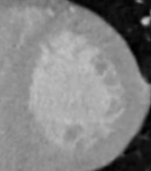
#> input picture imagenes/corazon.png, 151 x 171 px
$ jupyter execute 'Tarea 3 - Histogramas.ipynb'
#> lines starting #> are read from the running program, lines starting #| are printed output that depends on the picture; after the words box and inside, x2 and y2 are one past the last pixel; in counts of white or black regions, pixels touching at a corner belong together; long printed decimals are rounded
# Histograma para generar Vectores de Características
En esta práctica de una imagen obtenemos un parche del cual obtenemos un histograma con las caracteristicas que buscamos y por medio de distancia chi cuadrada comparamos con varios parches de la imagen para encontrar en donde se busca y extraerlos.

[cell 1]
import cv2
import numpy as np
from matplotlib import pyplot as plt
import skimage

from scipy.stats import entropy
from scipy.spatial.distance import cdist
from scipy.stats import moment, variation

import pandas as pd

[cell 2]
def chisquare2(observed_values,expected_values):
    '''
    Calcula la distancia Chi entre dos histogramas aún si tiene valores de 0 en el valor esperado.

    Args
    ------
    observed_values -- OpenCV Histogram Observado
    expected_values -- OpenCV Histogram Objetivo

    Return
    ------
    test_statistic -- Suma de todas las distancias Chi
    chi_value -- Arreglo con valor Chi del histograma observado con cada bin [0:255].
    '''
    test_statistic=0
    chi_value = []

    # Hace un ciclo en cada bin del histograma
    for i in range(len(observed_values)):
        try:
            chi_value.append((float(observed_values[i])-float(expected_values[i]))**2/float(expected_values[i]))
            test_statistic+= chi_value[i]
        except ZeroDivisionError:
            # Si ecnuetra un cero le asigna el valor 255
            chi_value.append(255)
    return test_statistic, np.array(chi_value)

def chiImg(patch, chi_values):
    '''
    Reconstruye la imagen con la distancia Chi del parche revisando el valor del pixel y asigna el valor de la distancia
    Chi atribuido a ese valor de pixel

    Args
    ----
    patch -- Corte de una imagen usando OpenCV
    chi_values -- Valores de la distancia Chi

    Return
    ------
    img_res -- Imagen resultado.
    '''
    img_res = np.empty(patch.shape)

    # De cada parche pasa por todos los pixeles de una de las matrices de colores (aunque solo hay escalas de grises).
    # Toma todos los valores en x de la imagen con .shape[0]
    for i in range(patch.shape[0]):
        # Toma todos los valores en y de la imagen con .shape[1]
        for j in range(patch.shape[1]):
            # Obtenemos el valor del pixel [0-255]
            pixel_value = patch[i][j][1]
            # Obtenemos el valor de Chi asociado al valor del pixel
            img_res[i][j] = chi_values[pixel_value]
    return img_res

def obtainArrayValues(parche):
    '''
    Convierte un parche de OpenCV en un arreglo unidimensional

    Args
    ----
    parche -- Parche de imagen cargada usando openCV

    Return
    ------
    res -- arreglo de pixeles unidimensionales
    '''
    res = []
    for i in range(len(np.array(parche))):
        for j in range(len(np.array(parche)[i])):
            res.append(np.array(parche)[i][j][1])
    return res

def vector_caract(parche):
    '''
    Obtiene el vector caracteristico del parche. Los valores que incluye son: media, varianza, momentos[1-4] y entropia.

    Args
    -----
    parche -- Corte de una imagen usando OpenCV (np.array)

    Return
    -----
    vector -- Vector con las caracteristicas.
    '''
    vector = []

    freq, bins = np.histogram(parche,256,[0,256])
    bins = bins.tolist()
    freq = freq.tolist()
    freq.append(0)

    df = pd.DataFrame(data=freq, index=bins)

    vector.append(df.mean()[0])
    vector.append(df.var()[0])
    vector.append(moment(obtainArrayValues(parche), moment=1))
    vector.append(moment(obtainArrayValues(parche), moment=2))
    vector.append(moment(obtainArrayValues(parche), moment=3))
    vector.append(moment(obtainArrayValues(parche), moment=4))
    vector.append(entropy(obtainArrayValues(parche)))

    return vector

[cell 3]
import scipy.io

# Cargamos el .mat a Python pasandolo por un diccionario.
mat = scipy.io.loadmat('./imagenes/corazon.mat')
#> (reads imagenes/corazon.mat from the repository)
img = mat['ImgPatch']

# Normalizamos la imagen
img_norm = img / np.linalg.norm(img)

# La otra forma es cargar la imagen directamente (recomendable)
img = cv2.imread('./imagenes/corazon.png', 1)
#> img is the input picture: shape (171, 151, 3); min 0, max 195, mean 132.2

[cell 4]
#img = cv2.cvtColor(img, cv2.COLOR_BGR2GRAY)
plt.imshow(img)
plt.show()

[cell 5]
def preproces(img):
    '''
    Hace un preprocesamiento de la imagen aplicando unsharp mask y después
    la equaliza. Esto para poder tener más definidas las regiones.

    Args
    ------
    img -- Imagen cargada con OpenCV

    Return
    ------
    equ -- imagen ecualizada
    res -- comparativo entre imagen ecualizada y original

    '''
    # Aplicamos unsharp mask
    gaussian_3 = cv2.GaussianBlur(img, (9,9), 10.0)
    img = cv2.addWeighted(img, 1.5, gaussian_3, -0.5, 0, img)

    img = cv2.cvtColor(img, cv2.COLOR_BGR2GRAY)
#> img: shape (171, 151)
    # Equalizamos la imagen para mejorar la diferencias de contrastes utilizando cdf.
    equ = cv2.equalizeHist(img)

    # Unimos las imagenes lado a lado para mostrarlas
    res = np.hstack((img,equ))
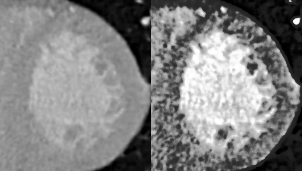
#> res: shape (171, 302); min 0, max 255, mean 130.4

    return equ, res

# Preprocesamos la imagen
equ,res = preproces(img)

#Guardamos la imagen preprocesada
cv2.imwrite('./imagenes/processed.png',equ)

# Mostramos el resultado de la imagen procesada
plt.imshow(res, cmap='gray')
plt.title("Imagen Preprocesada")
plt.show()

[cell 6]
# Cargamos la imagen preprocesada.
img = cv2.imread('./imagenes/processed.png', 1)
#> img: shape (171, 151, 3); min 0, max 255, mean 128.6

[cell 7]
# Graficamos un rectangulo en donde vamos a seleccionar una ventana.
img_rect = img
img_rect = cv2.rectangle(img_rect,(38,68),(93,123),(0,0,255),2)
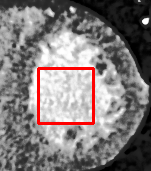
#> img_rect: shape (171, 151, 3); mean B, G, R 122.9, 122.9, 129.4

plt.imshow(img_rect)
plt.title("Imagen con Parche señalado")
plt.show()
plt.clf()

[cell 8]
# Tomamos un parche de (50,50)
parche = img[90:120, 40:70]
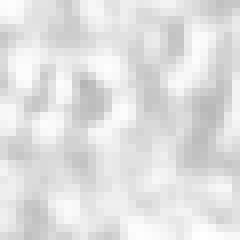
#> parche: shape (30, 30, 3) (shown 8 times larger); min 181, max 255, mean 224.2

plt.imshow(parche)
plt.title("Parche del ventrículo izquierdo ")
plt.show()

# Por alguna razon matplot no reiniciaba la imagen original y aparecia con
# el rectangulo que habiamos dibujado encima, por lo que fue necesario volver
# a carga la imagen.

img = cv2.imread('./imagenes/processed.png', 1)

[cell 9]
cumul_hist = 0

# Cortamos la imagen en el parche que buscamos [yi:yf,xi:xf]
parchecv = img[90:120, 40:70]
vector_acumulado = [0,0,0,0,0,0,0]

# Usamos sklearn para cortar el parche en piezas más chicas que usaremos para generar
# el histograma promedio. Hicimos 15 cortes de 20x20 en este caso.
from sklearn.feature_extraction import image
cortes = image.extract_patches_2d(parchecv, (20,20), max_patches=15)

for corte in cortes:
    vector_temp = []
    # Obtenemos la suma de histogramas de los cortes del parche
    cumul_hist += cv2.calcHist([corte],[0],None,[256],[0,256])
    # Obtenemos el vector caracteristico del corte
    vector_temp = vector_caract(corte)
    vector_acumulado = [vector_acumulado[i] + vector_temp[i] for i in range(len(vector_temp))]
#> this loop made 15 passes
#> (vector_temp, vector_acumulado) on passes 2 to 7: ([4.67, 364.1, 0, 272.3, -550.6, 164428.8, 5.99], [9.34, 758.9, 0, 502.7, -1161.2, 292039.4, 11.98]), ([4.67, 368.9, 0, 283.8, -420.1, 175770.2, 5.99], [14.01, 1127.8, 0, 786.5, -1581.3, 467809.6, 17.97]), ([4.67, 368.9, 0, 283.8, -420.1, 175770.2, 5.99], [18.68, 1496.7, 0, 1070.3, -2001.4, 643579.8, 23.95]), ([4.67, 369.8, 0, 278.9, -1139.4, 172210.8, 5.99], [23.35, 1866.6, 0, 1349.2, -3140.9, 815790.6, 29.94]), ([4.67, 377.6, 0, 240.9, -909.6, 135186.6, 5.99], [28.02, 2244.2, 0, 1590.1, -4050.5, 950977.2, 35.93]), ([4.67, 401.6, 0, 251.6, -129.6, 142778.1, 5.99], [32.68, 2645.8, 0, 1841.7, -4180.1, 1093755.3, 41.92])
#> vector_acumulado on pass 1: [4.67, 394.8, 0, 230.5, -610.6, 127610.6, 5.99]
#> after the loop, cumul_hist = 256 values, max 778 at index 225, min 0 at index 0, mean 23.44

[cell 10]
# Hacemos el promedio de los histogramas y el vector caracteristico.
promedio_hist = cumul_hist/15
#> promedio_hist = 256 values, max 51.87 at index 225, min 0 at index 0, mean 1.56
vector_promedio = [valor / 15 for valor in vector_acumulado]
#> vector_promedio = [4.67, 381.1, 0, 258.1, -614, 151706.1, 5.99]
print("Vector Promedio: {0}".format(vector_promedio))
#| Vector Promedio: [4.669, 381.116, 0.0, 258.102, -613.996, 151706.118, 5.989]

# Graficamos el histograma promedio
plt.plot(promedio_hist)
plt.show()
#> figure, not shown here; curve peaks at x = 225, y = 51.87

[cell 11]
# img = cv2.imread('./imagenes/processed.png', 1)

[cell 12]
# Obtenemos un parche para probar que funcione el algoritmo.
# Este parche es de 15x15
parche2 = img[0:15, 0:15]

# Mostramos el parche
plt.imshow(parche2)
plt.title("Parche (0,0) a (15,15) ")
plt.show()

[cell 13]
# Calculamos el histograma del parche.
hist_parche = cv2.calcHist([parche2],[0],None,[256],[0,256])
#> hist_parche = 256 values, max 19 at index 43, min 0 at index 0, mean 0.879

# Graficamos el histograma del parche
plt.plot(hist_parche)
plt.title("Histograma parche ")
plt.show()
#> figure, not shown here; curve peaks at x = 43, y = 19

[cell 14]
# Aplicamos chisquare entre el histograma del parche y el histograma promedio.
chi = chisquare2(hist_parche, promedio_hist)
#> after the loop in chisquare2, `for i in range(len(observed_values)):`: chi_value = 256 values, max 255 at index 0, min 0.0667 at index 254, mean 228.7; test_statistic = 405.6

# Imprimimos y gráficamos los resultados. Como vemos quwe funcionó, aplicaremos el mismo proceso
# pero a toda la imagen.
print("Valor de Distancia Chi: {0}".format(chi[0]))
#| Valor de Distancia Chi: 405.626
res = chiImg(parche2, chi[1])
plt.imshow(res)
plt.show()

[cell 15]
img_dis  = []
window_size = 15
i = 1
res = []
temp = []
vect_dist = []

# Cortamos la imagen en secciones de 15x15 (window_size) y realizamos el mismo proceso que hicimos
# antes a cada corte que hacemos de la imagen.
for i in range(int(img.shape[0]/window_size)-1):
    for j in range(int(img.shape[1]/window_size)):

        # Obtenemos las x,y iniciales y finales
        xi,yi,xf,yf = i*window_size,j*window_size,i*window_size+window_size,j*window_size+window_size

        # Obtenemos el arreglo de pixeles del parche y lo mostramos
        parche2 = img[yi:yf,xi:xf]
        plt.imshow(parche2)
        plt.title("Parche ({0},{1}) a ({2},{3})".format(xi,xf,yi,yf))
        plt.show()

        # Calculamos CHI y graficamos la imagen resultante de la distancia.
        chi = chisquare2(hist_parche,promedio_hist )
        res = chiImg(parche2, chi[1])
        temp.append(res)
        plt.imshow(res)
        plt.show()

        # Calculamos Vector Caracteristico
        vect_temp = vector_caract(parche2)
        vectores = np.concatenate((np.array([vector_temp]),np.array([vector_promedio])), axis=0)

        # Calculamos la distancia euclidiana del vector caracteristico del parche y el promedio y lo guardamos
        # en un np.array
        vect_dist.append(cdist(vectores,vectores)[0])

        # Imprimimos los resultados
        print("Vector Caracateristico: {0}".format(vect_temp))
        print("Distancia Espacial: {0}".format(vect_dist[-1][1]))
        print("Valor de Distancia Chi: {0}".format(chi[0]))
        print("=================================================")
#> this loop made 10 passes
#> (printed output is left out)
#> pass 1, `plt.show()`:
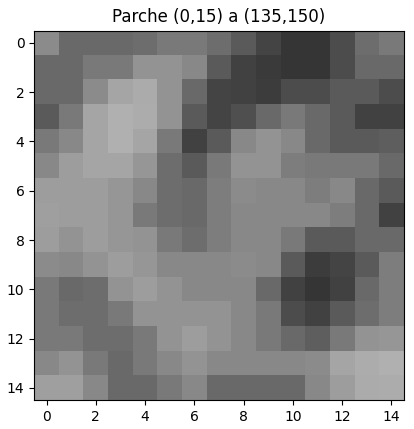
#> figure drawn by matplotlib, 1 panel
#> pass 2, `plt.show()`:
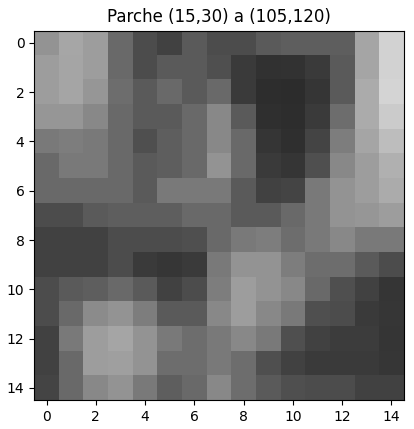
#> figure drawn by matplotlib, 1 panel
#> pass 2, `plt.show()`:
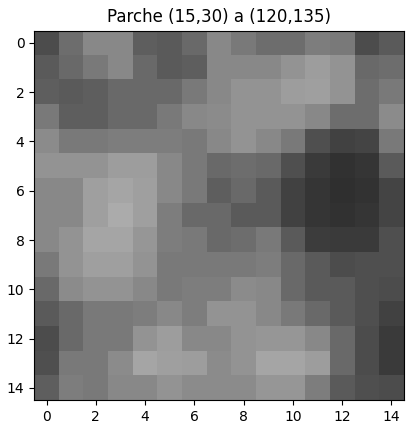
#> figure drawn by matplotlib, 1 panel
#> pass 2, `plt.show()`:
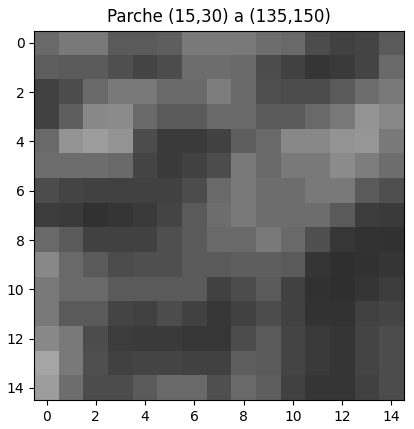
#> figure drawn by matplotlib, 1 panel
#> after the loop, temp = 100 items; vect_dist = 100 pairs, first value 0 to 0, second value 8243 to 8243

[cell 16]
vertical = []
#> vertical = []

# Reconstruccion a una sola imagen. Unimos todos los pedazos de imagenes obtenidos antes y
# construimos la imagen con los resultados.
for i in range(0, 10):
    test = np.vstack(temp[i*10:10*(i+1)])
    vertical.append(test)
#> after the loop, vertical = 10 items

end = np.hstack(vertical)
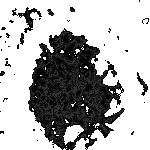
#> end: shape (150, 150, 3) float64; min 0.0667, max 255, mean 176.4

# Binarisamos el resultado para hacer más claro en donde esta el segmento de la imagen buscado.
ret,thresh = cv2.threshold(end,127,1,cv2.THRESH_BINARY_INV)
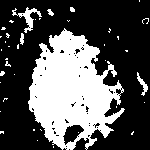
#> thresh: shape (150, 150, 3) float64; values 0 (black) and 1 (white), 33.6% white; 40 white regions (34 under 20 px), largest, box (x1, y1, x2, y2) and area: (28, 28, 125, 150) 6992, (12, 7, 42, 33) 218, (137, 72, 148, 96) 87, (20, 33, 24, 45) 36, (47, 9, 54, 16) 28, (70, 7, 75, 12) 21

# Grafica final
plt.subplot(1,3,1)
plt.imshow(end)
plt.subplot(1,3,2)
plt.imshow(img)
plt.subplot(1,3,3)
plt.imshow(thresh)

plt.show()
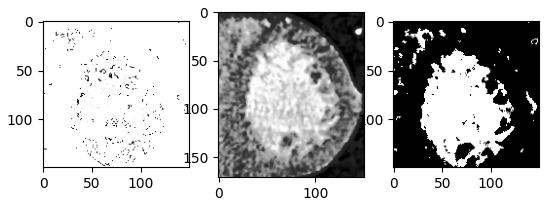
#> figure drawn by matplotlib, 3 panels
